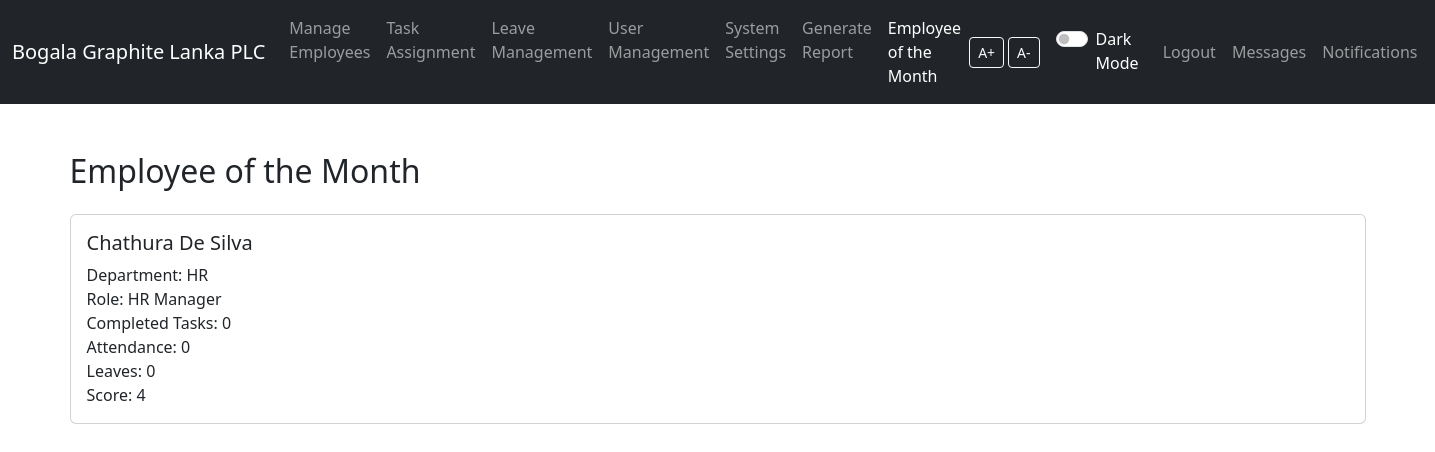
The app's page /calculate_employee_of_month.php (signed in) with its own data.
### tables this page shows
CREATE TABLE `employees` (
  `id` int(11) NOT NULL,
  `name` varchar(100) NOT NULL,
  `department` varchar(100) NOT NULL,
  `role` varchar(100) NOT NULL
);

### calculate_employee_of_month.php (the view, shortened to what this page needs)
<?php
include 'db.php';
$bestEmployee = null;
$highestScore = 0;
$employees = $pdo->query('SELECT * FROM employees')->fetchAll();
foreach ($employees as $employee) {
    $completedTasksCount = $pdo->query("SELECT COUNT(*) FROM tasks WHERE employee_id = {$employee['id']} AND status = 'Completed'")->fetchColumn();
    $attendanceCount = $pdo->query("SELECT COUNT(*) FROM attendance WHERE employee_id = {$employee['id']} AND status = 'Present'")->fetchColumn();
    $leavesCount = $pdo->query("SELECT COUNT(*) FROM attendance WHERE employee_id = {$employee['id']} AND status = 'Leave'")->fetchColumn();
    $score = ($completedTasksCount * 2) + $attendanceCount - ($leavesCount * 1.5);
    if ($score > $highestScore) {
        $highestScore = $score;
        $bestEmployee = $employee;
    }
}
?>
<!DOCTYPE html>
<html lang="en">
<head>
    <link rel="stylesheet" href="vendor/bootstrap/css/bootstrap.min.css">
</head>
<body>
<?php include 'navbar.php'; ?>
    <div class="container mt-5">
        <h2>Employee of the Month</h2>
        <?php if ($bestEmployee): ?>
            <div class="card mt-4">
                <div class="card-body">
                    <h5 class="card-title"><?= $bestEmployee['name']; ?></h5>
                    <p class="card-text">
                        Department: <?= $bestEmployee['department']; ?><br>
                        Role: <?= $bestEmployee['role']; ?><br>
                        Completed Tasks: <?= $completedTasksCount; ?><br>
                        Attendance: <?= $attendanceCount; ?><br>
                        Leaves: <?= $leavesCount; ?><br>
                        Score: <?= $highestScore; ?>
                    </p>
                </div>
            </div>
        <?php else: ?>
            <p>No employee data available for this month.</p>
        <?php endif; ?>
    </div>
</body>
</html>

### records on screen
employees: name "Chathura De Silva", department "HR", role "HR Manager", id "4"

### other values on screen
$completedTasksCount "0"
$attendanceCount "0"
$leavesCount "0"
